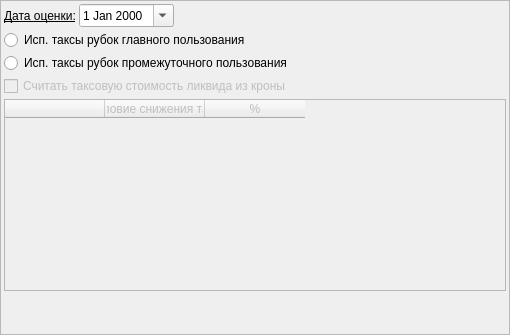
           <widget class="QFrame" name="frame_6">
            <property name="minimumSize">
             <size>
              <width>510</width>
              <height>0</height>
             </size>
            </property>
            <property name="maximumSize">
             <size>
              <width>510</width>
              <height>16777215</height>
             </size>
            </property>
            <property name="frameShape">
             <enum>QFrame::StyledPanel</enum>
            </property>
            <layout class="QVBoxLayout" name="verticalLayout_16">
             <property name="spacing">
              <number>3</number>
             </property>
             <property name="leftMargin">
              <number>3</number>
             </property>
             <property name="topMargin">
              <number>3</number>
             </property>
             <property name="rightMargin">
              <number>3</number>
             </property>
             <property name="bottomMargin">
              <number>3</number>
             </property>
             <item>
              <layout class="QHBoxLayout" name="horizontalLayout_6">
               <item>
                <widget class="QLabel" name="label_9">
                 <property name="enabled">
                  <bool>true</bool>
                 </property>
                 <property name="font">
                  <font>
                   <underline>true</underline>
                  </font>
                 </property>
                 <property name="text">
                  <string>Дата оценки:</string>
                 </property>
                </widget>
               </item>
               <item>
                <widget class="QDateEdit" name="dateEdit_2">
                 <property name="calendarPopup">
                  <bool>true</bool>
                 </property>
                </widget>
               </item>
               <item>
                <spacer name="horizontalSpacer_5">
                 <property name="orientation">
                  <enum>Qt::Horizontal</enum>
                 </property>
                 <property name="sizeHint" stdset="0">
                  <size>
                   <width>40</width>
                   <height>20</height>
                  </size>
                 </property>
                </spacer>
               </item>
              </layout>
             </item>
             <item>
              <widget class="QRadioButton" name="radioButton_3">
               <property name="enabled">
                <bool>true</bool>
               </property>
               <property name="text">
                <string>Исп. таксы рубок главного пользования</string>
               </property>
              </widget>
             </item>
             <item>
              <widget class="QRadioButton" name="radioButton_4">
               <property name="enabled">
                <bool>true</bool>
               </property>
               <property name="text">
                <string>Исп. таксы рубок промежуточного пользования</string>
               </property>
              </widget>
             </item>
             <item>
              <widget class="QCheckBox" name="checkBox_8">
               <property name="enabled">
                <bool>false</bool>
               </property>
               <property name="text">
                <string>Считать таксовую стоимость ликвида из кроны</string>
               </property>
              </widget>
             </item>
             <item>
              <widget class="QTableWidget" name="tableWidget_4">
               <property name="enabled">
                <bool>false</bool>
               </property>
               <property name="verticalScrollBarPolicy">
                <enum>Qt::ScrollBarAsNeeded</enum>
               </property>
               <property name="autoScroll">
                <bool>true</bool>
               </property>
               <attribute name="horizontalHeaderCascadingSectionResizes">
                <bool>false</bool>
               </attribute>
               <attribute name="horizontalHeaderShowSortIndicator" stdset="0">
                <bool>false</bool>
               </attribute>
               <attribute name="verticalHeaderVisible">
                <bool>false</bool>
               </attribute>
               <column>
                <property name="text">
                 <string/>
                </property>
               </column>
               <column>
                <property name="text">
                 <string>Условие снижения такс</string>
                </property>
               </column>
               <column>
                <property name="text">
                 <string>%</string>
                </property>
               </column>
              </widget>
             </item>
             <item>
              <spacer name="verticalSpacer_6">
               <property name="orientation">
                <enum>Qt::Vertical</enum>
               </property>
               <property name="sizeHint" stdset="0">
                <size>
                 <width>20</width>
                 <height>40</height>
                </size>
               </property>
              </spacer>
             </item>
            </layout>
           </widget>
